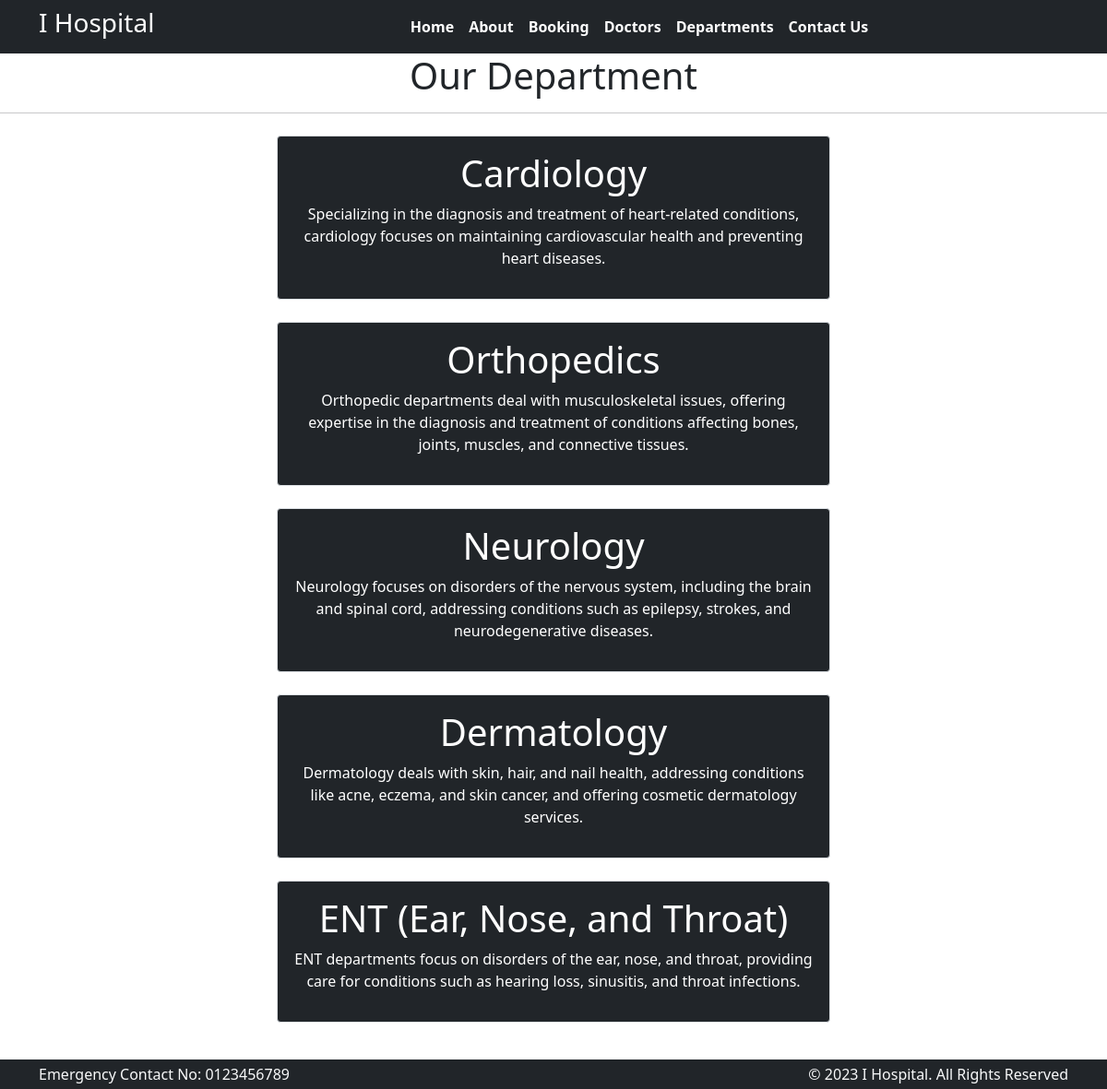
Screenshot of /department with the database file from the repository.
### firstapp/models.py (models this page shows, shortened)
class Departments(models.Model):
    dep_name = models.CharField(max_length=100)
    dep_description = models.TextField()

### firstapp/views.py (the view)
# urls.py: path('department',views.department, name='department')
def department(request):
    dict_dept = {
        'dept': Departments.objects.all()
    }
    return render(request, 'department.html',dict_dept)

### templates/department.html (shortened to what this page needs)
{% extends "base.html" %}
{%block content%}
    <h1 class="text-center"> Our Department </h1>
    <hr>
    {% for d in dept %}
    <div  class="mx-auto w-50 text-center text-white bg-dark text-white p-3 my-4 border rounded">
        <h1>{{d.dep_name}}</h1>
        <p>{{d.dep_description}}</p>
    </div>
    {% endfor %}
    <br>
    <br>
{%endblock%}

### rows the page displays
Departments: dep_name "Cardiology", dep_description "Specializing in the diagnosis and treatment of heart-related conditions, cardiology focuses on maintaining cardiovascular health and preventing heart diseases."
Departments: dep_name "Orthopedics", dep_description "Orthopedic departments deal with musculoskeletal issues, offering expertise in the diagnosis and treatment of conditions affecting bones, joints, muscles, and connective tissues."
Departments: dep_name "Neurology", dep_description "Neurology focuses on disorders of the nervous system, including the brain and spinal cord, addressing conditions such as epilepsy, strokes, and neurodegenerative diseases."
Departments: dep_name "Dermatology", dep_description "Dermatology deals with skin, hair, and nail health, addressing conditions like acne, eczema, and skin cancer, and offering cosmetic dermatology services."
Departments: dep_name "ENT (Ear, Nose, and Throat)", dep_description "ENT departments focus on disorders of the ear, nose, and throat, providing care for conditions such as hearing loss, sinusitis, and throat infections."
